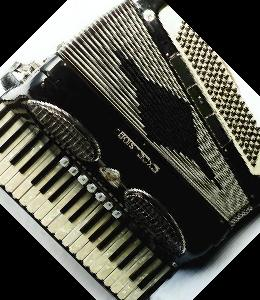
#> input picture train/accordian/image_0001.jpg, 260 x 300 px, found by its file name
$ jupyter execute --allow-errors Image_Recognition.ipynb   (older library calls are emulated)   (text cells are left out)
#> lines starting #> are read from the running program, lines starting #| are printed output that depends on the picture; pictures that were not available may be replaced by others from this repository, and a replacement may not be noted
[cell 1]
import os
import numpy as np
from skimage.io import imread
from skimage.transform import resize
from skimage.feature import hog
from sklearn.svm import SVC
from sklearn.metrics import accuracy_score
from sklearn.model_selection import GridSearchCV

[cell 2]
def read_imgs(name, output, output_index, path = "train"):
    path = f"{path}\{name}"
    imgs = os.listdir(path)
    x = [None]* len(imgs)
    for i, img in enumerate(imgs):
        img  = imread(os.path.join(path, img))
        img = resize(img, (128, 64, 3))
        x[i], _ = hog(img, multichannel=True, orientations = 9,
                                pixels_per_cell = (8, 8), cells_per_block = (2, 2),
                                visualize=True)
        output[output_index] = name
        output_index +=1
    return (x, output, output_index)

[cell 3]
output = [None] * 57
output_index = 0
accordian_fd, output, output_index = read_imgs(
    "accordian", output, output_index)
#> in read_imgs, img is the input picture: shape (300, 260, 3); mean R, G, B 78.6, 78.7, 70.8
#> in read_imgs, `img = resize(img, (128, 64, 3))`:
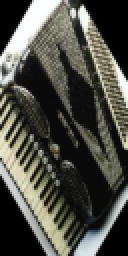
#> img: shape (128, 64, 3) float64 (shown 2 times larger); mean R, G, B 0.308, 0.309, 0.278
#> accordian_fd = 1 item; output = 57 items; output_index = 1
dollar_bill_fd, output, output_index = read_imgs(
    "dollar_bill", output, output_index)
#> call 2 of read_imgs, with name = 'dollar_bill', output_index = 1, path = 'train'
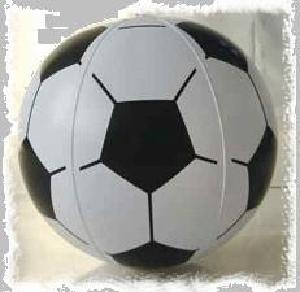
#> input picture train/Soccer_Ball/image_0011.jpg, 300 x 292 px, given as the content of the folder train/dollar_bill, which was not available
#> in read_imgs, img is the input picture: shape (292, 300, 3); mean R, G, B 160.7, 160.7, 156.1
#> in read_imgs (call 2), `img = resize(img, (128, 64, 3))`:
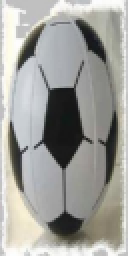
#> img: shape (128, 64, 3) float64 (shown 2 times larger); mean R, G, B 0.63, 0.63, 0.612
#> in read_imgs (call 2), `output_index +=1`: output_index = 2
#> dollar_bill_fd = 1 item; output_index = 2
motorbike_fd, output, output_index = read_imgs(
    "motorbike", output, output_index)
#> motorbike_fd = 1 item; output_index = 3
soccer_ball_fd, output, output_index = read_imgs(
    "Soccer_Ball", output, output_index)
#> in read_imgs (call 4), `output_index +=1`: output_index = 4
#> pass 2 of the loop in read_imgs, `for i, img in enumerate(imgs):`:
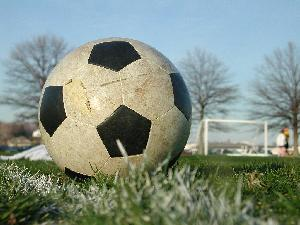
#> input picture train/Soccer_Ball/image_0012.jpg, 300 x 225 px, found by its file name
#> in read_imgs, img is the input picture: shape (225, 300, 3); mean R, G, B 130.2, 143.6, 132.2
#> in read_imgs (call 4), `img = resize(img, (128, 64, 3))`:
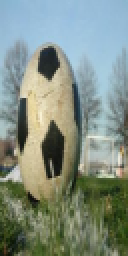
#> img: shape (128, 64, 3) float64 (shown 2 times larger); mean R, G, B 0.511, 0.564, 0.519
#> in read_imgs (call 4), `output_index +=1`: output_index = 5
#> pass 3 of the loop in read_imgs, `for i, img in enumerate(imgs):`:
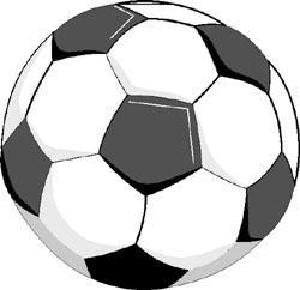
#> input picture train/Soccer_Ball/image_0013.jpg, 300 x 290 px, found by its file name
#> in read_imgs, img is the input picture: shape (290, 300); min 0, max 255, mean 196.7
#> in read_imgs (call 4), `img = resize(img, (128, 64, 3))`:
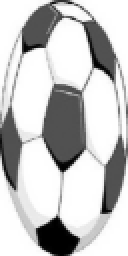
#> img: shape (128, 64, 3) float64 (shown 2 times larger); min 0, max 1, mean 0.771
#> in read_imgs (call 4), `output_index +=1`: output_index = 6
#> soccer_ball_fd = 3 items; output = 57 items, first 6: 'accordian', 'dollar_bill', 'motorbike', 'Soccer_Ball', 'Soccer_Ball', 'Soccer_Ball'; output_index = 6
lists = accordian_fd + dollar_bill_fd+motorbike_fd+soccer_ball_fd
#> lists = 6 items
print(len(lists[0]))
#| 3780
print(lists[0])
#> (printed output is left out)

[cell 4]
input_np = np.array(lists).reshape(-1, len(lists[0]))
output
print("(imgs, array of each img)")
print(input_np.shape)
#| (6, 3780)
print(f"the output shape is : {len(output)}")
#| the output shape is : 57

[cell 5]
param_grid = {
    'C': [0.1, 1, 10],
    'kernel': ['linear', 'poly', 'rbf', 'sigmoid']
}
grid_search = GridSearchCV(SVC(random_state=42), param_grid, cv=10, verbose=3)
#> (the rest of this cell did not finish here and is left out)

#> (a cell that did not finish here is left out)

#> (a cell that did not finish here is left out)

[cell 8]
output = [None]* 9
output_index = 0

accordian_fd, output, output_index = read_imgs("accordian", output, output_index, "test")
#> output = 9 items; output_index = 1
dollar_bill_fd, output, output_index = read_imgs("dollar_bill", output, output_index, "test")
#> output_index = 2
motorbike_fd, output, output_index = read_imgs("motorbike", output, output_index, "test")
#> output_index = 3
soccer_ball_fd, output, output_index = read_imgs("Soccer_Ball", output, output_index, "test")
#> pass 2 of the loop in read_imgs, `for i, img in enumerate(imgs):`:
#> pass 3 of the loop in read_imgs, `for i, img in enumerate(imgs):`:
#> output = 9 items, first 6: 'accordian', 'dollar_bill', 'motorbike', 'Soccer_Ball', 'Soccer_Ball', 'Soccer_Ball'; output_index = 6
lists = accordian_fd+ dollar_bill_fd+motorbike_fd+soccer_ball_fd
print(len(lists[0]))
#| 3780
print(lists[0])
#> (printed output is left out)

[cell 9]
input_test_np = np.array(lists).reshape(-1, len(lists[0]))
print("(imgs, array of each img)")
print(input_test_np.shape)
#| (6, 3780)
print(f"the output shape is : {len(output)}")
#| the output shape is : 9
